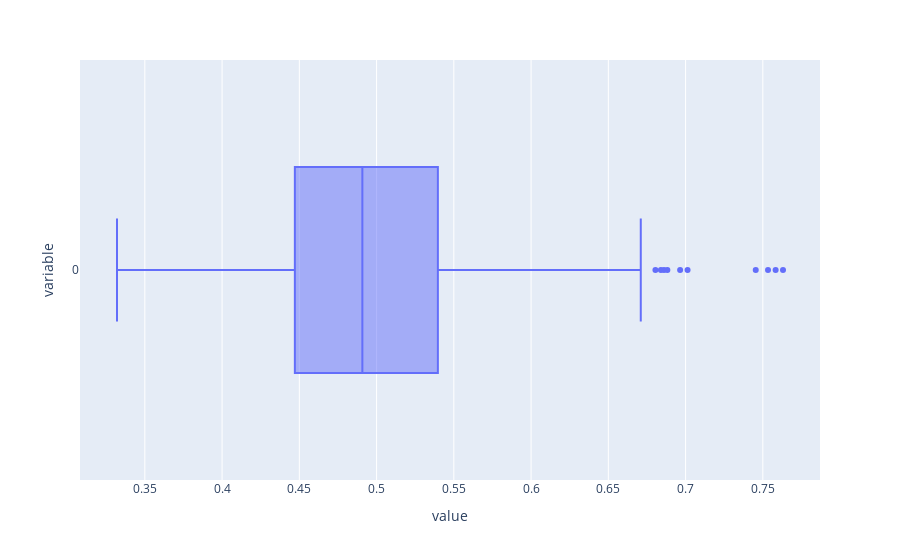

The code cell stored with this chart in its notebook:
### Code cell
px.box(data, orientation='h')

### Figure 1 — Plotly figure (JSON) as saved in the notebook; plotly's stock layout.template omitted (floating-point values rounded to 4 significant figures; data arrays with more than 128 entries replaced by an {"elided": "..."} marker saying what was removed)
{"data": [{"alignmentgroup": "True", "hovertemplate": "value=%{x}<br>variable=%{y}<extra></extra>", "legendgroup": "", "marker": {"color": "#636efa"}, "name": "", "notched": false, "offsetgroup": "", "orientation": "h", "showlegend": false, "type": "box", "x": {"elided": "1000 float values"}, "x0": " ", "xaxis": "x", "y": {"elided": "1000 str values"}, "y0": " ", "yaxis": "y"}], "layout": {"boxmode": "group", "legend": {"tracegroupgap": 0}, "margin": {"t": 60}, "xaxis": {"anchor": "y", "domain": [0, 1], "title": {"text": "value"}}, "yaxis": {"anchor": "x", "domain": [0, 1], "title": {"text": "variable"}}}}
